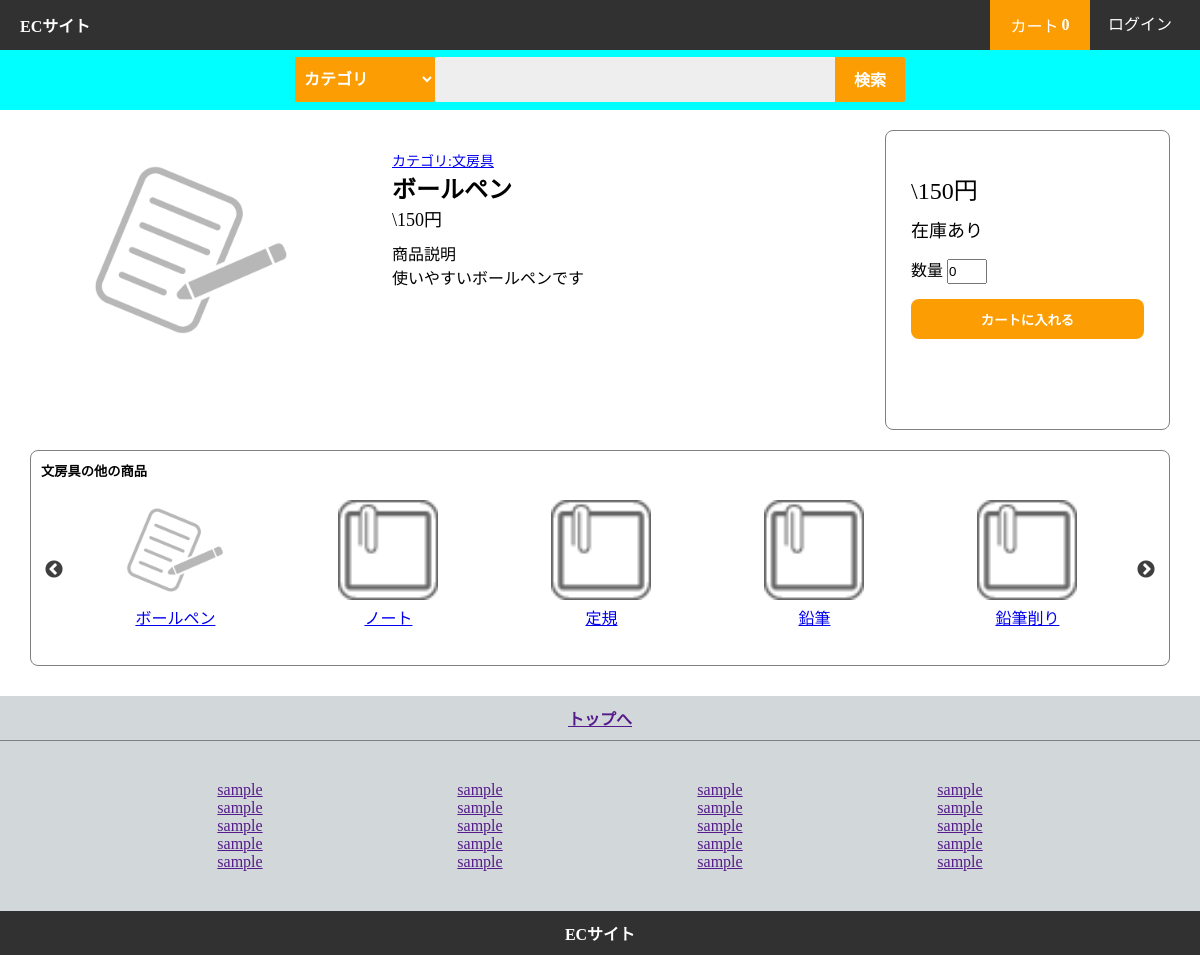
The app's page /test_sql/product.php?name=2 with its own data.
### tables this page shows
CREATE TABLE `product_info` (
  `Product_ID` int(11) NOT NULL,
  `Product_Name` text DEFAULT NULL,
  `Product_Category` text DEFAULT NULL,
  `Product_About` text DEFAULT NULL,
  `Product_Price` int(11) DEFAULT NULL,
  `Product_Image` text DEFAULT NULL,
  `Product_Stock` int(11) DEFAULT NULL,
  `Product_Access` int(11) NOT NULL DEFAULT 0
);

### test_sql/product.php (the view, shortened to what this page needs)
<?php
require "pdo_connect.php";
$productID = $_GET["name"];
$prepare = $dbh->prepare("SELECT * FROM Product_Info WHERE Product_ID = ?");
$prepare->execute([$productID]);
$result = $prepare->fetch(PDO::FETCH_ASSOC);
$prepare = $dbh->prepare("SELECT * FROM Product_Info WHERE Product_Category=?");
$prepare->execute([$result["Product_Category"]]);
$sameCategory = $prepare->fetchAll(PDO::FETCH_ASSOC);
?>
<!DOCTYPE html>
<html>
<head>
	<link href="js/slick-theme.css" rel="stylesheet" type="text/css">
	<link href="js/slick.css" rel="stylesheet" type="text/css">
	<link rel="stylesheet" href="css/common.css">
	<link rel="stylesheet" href="css/product.css">
</head>
<body>
	<?php require 'nav.php'; ?>
	<?php require 'search_area.php'; ?>
	<div class="container">
		<div class="image-area">
			<img src="<?php echo $result["Product_Image"] ?>" class="product-image">
		</div>
		<div class="about-area">
			<a href="search.php?c=<?php echo $result["Product_Category"] ?>" class="about-category">カテゴリ:<?php echo $result["Product_Category"] ?></a>
			<h2><?php echo $result["Product_Name"] ?></h2>
			<div class="about-price">\<?php echo $result["Product_Price"] ?>円</div>
			<div>商品説明</div>
			<div about-about><?php echo $result["Product_About"] ?></div>
		</div>
		<div class="cart-area">
			<div class="cart-price">\<?php echo $result["Product_Price"] ?>円</div>
			<?php if($result["Product_Stock"] > 0): ?>
				<div class="cart-stock">在庫あり</div>
			<?php else: ?>
				<div class="cart-stock">売り切れ</div>
			<?php endif; ?>
			<form action="cart.php?name=add" method="post" class="products">
				<label for="quantity">数量</label>
				<input type="number" min="0" max="<?php echo $result["Product_Stock"] ?>" name="quantity" value="0" class="cart-input">
        		<input type="submit" name="submit" value="カートに入れる" class="cart-submit">
			</form>
		</div>
    </div>
    <div class="slide-category">
				<h5><?php echo $result["Product_Category"] ?>の他の商品</h5>
				<ul class="slider">
				<?php for($i=0; $i<count($sameCategory); $i++): ?>
                    <li class="slide-content"><a href="product.php?name=<?php echo $sameCategory[$i]["Product_ID"] ?>">
                        <img src="img/<?php echo $sameCategory[$i]["Product_ID"] ?>.png" class="replace-image">
                        <div class="item"><?php echo $sameCategory[$i]["Product_Name"] ?></div>
                    </a></li>
                <?php endfor ?>
            	</ul>
	</div>
	<?php require 'footer.php'; ?>
</body>
</html>

### test_sql/css/common.css (style rules this page uses)
* { margin: 0; padding: 0; }

### test_sql/css/product.css (style rules this page uses)
.container { width:95%; margin:0 auto; padding:20px 0px; box-sizing:border-box; display:flex; flex-wrap:wrap; }
.image-area { width:30%; background:white; display:flex; justify-content:center; }
.product-image { width:200px; height:200px; margin-right:20px; margin-bottom:20px; margin-top:20px; }
.about-area { width:45%; background:white; box-sizing:border-box; padding:20px 20px; }
.about-category { font-size:14px; }
.about-price { margin-bottom:10px; font-size:18px; }
.cart-area { width:25%; min-height:300px; background:white; border-radius:8px; padding:30px 25px; box-sizing:border-box; border:1px solid gray; }
.cart-price { font-size:24px; margin-bottom:10px; margin-top:10px; }
.cart-stock { font-size:18px; margin-bottom:15px; }
.cart-input { width:40px; height:25px; outline:none; box-sizing:border-box; margin:0; padding:0; margin-bottom:15px; }
.cart-submit { width:100%; display:block; height:40px; background:#fc9e03; outline:none; border:none; border-radius:8px; color:white; font-weight:bold; }
.slide-category { width:95%; background:white; margin:0 auto; padding:10px; margin-bottom:30px; box-sizing:border-box; border-radius:8px; border:1px solid gray; }
.slider { width:95%; margin:0 auto; margin-top:5px; }
.slide-content { width:100px; margin:10px; text-align:center; }
.slide-content img { width:100px; margin:0 auto; padding-top:5px; }
.item { height:40px; margin-top:5px; }

### test_sql/css/nav.css (style rules this page uses)
li { list-style:none; }

### records on screen
product_info: Product_Image (picture), Product_Category "文房具", Product_Name "ボールペン", Product_Price "150", Product_About "使いやすいボールペンです", shows a picture
product_info: Product_Name "ノート"
product_info: Product_Name "定規"
product_info: Product_Name "鉛筆"
product_info: Product_Name "鉛筆削り"
